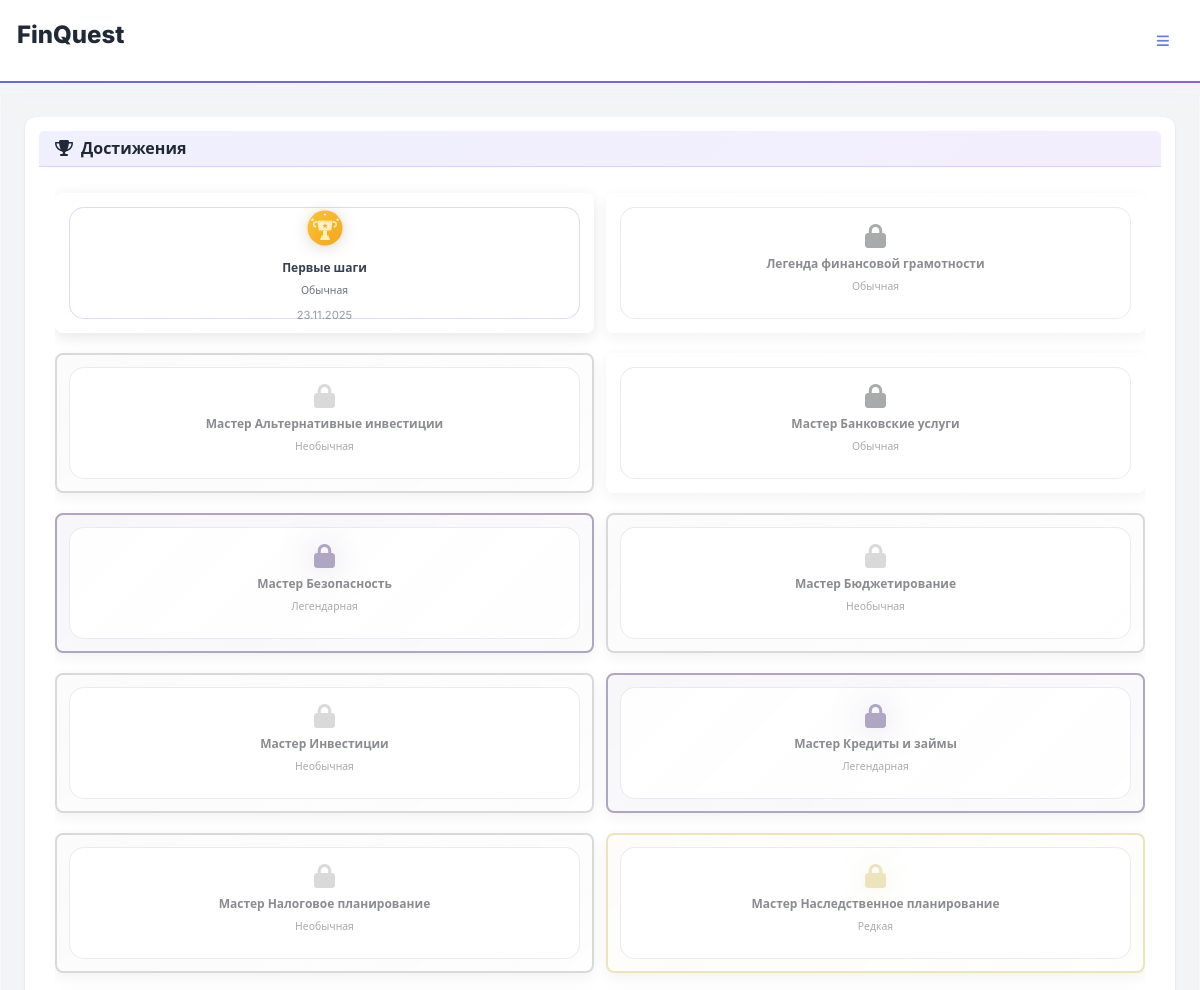
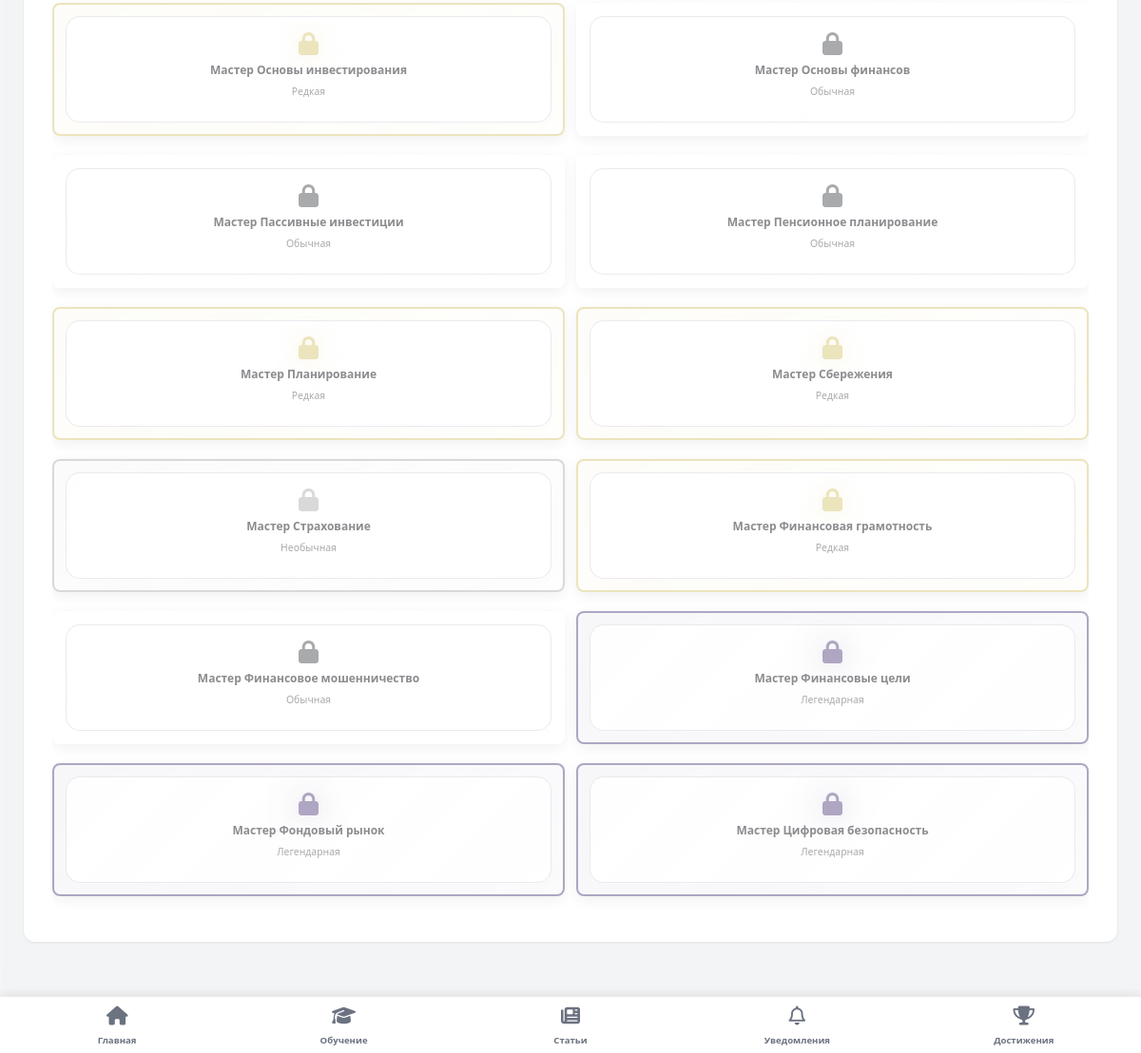
Screenshot of /accounts/achievements/ (signed in) with the database file from the repository (2 pictures, top to bottom).
### game/models.py (models this page shows, shortened)
class Achievement(models.Model):
    RARITY_CHOICES = [
        ('common', 'Обычная'),
        ('uncommon', 'Необычная'),
        ('rare', 'Редкая'),
        ('legendary', 'Легендарная'),
    ]
    CATEGORY_CHOICES = [
        ('progress', 'Прогресс'),
        ('streak', 'Серии'),
        ('points', 'Очки'),
        ('coins', 'Монеты'),
        ('levels', 'Уровни'),
        ('special', 'Особые'),
    ]
    name = models.CharField(max_length=100, unique=True)
    description = models.TextField()
    rarity = models.CharField(max_length=20, choices=RARITY_CHOICES, default='common')
    category = models.CharField(max_length=20, choices=CATEGORY_CHOICES, default='progress')
    badge_image = models.ImageField(upload_to='badges/', blank=True, null=True)
    icon = models.CharField(max_length=50, default="fa-trophy")  # Font Awesome иконка
    points_reward = models.IntegerField(default=0)  # Дополнительные очки за получение
    coins_reward = models.IntegerField(default=0)   # Дополнительные монеты за получение
    def get_rarity_class(self):
        return f"achievement-{self.rarity}"

class UserAchievement(models.Model):
    user = models.ForeignKey('accounts.User', on_delete=models.CASCADE)
    achievement = models.ForeignKey(Achievement, on_delete=models.CASCADE)
    earned_at = models.DateTimeField(auto_now_add=True)
    class Meta:
        unique_together = ('user', 'achievement')
        verbose_name = "Полученное достижение"
        verbose_name_plural = "Полученные достижения"

### accounts/views.py (the view)
# urls.py: path('achievements/', views.mobile_achievements, name='mobile_achievements'),
@login_required
@login_required
def mobile_achievements(request):
    user = request.user
    user_achievements = UserAchievement.objects.filter(user=user).select_related('achievement').order_by('-earned_at')
    all_achievements = []
    system_achievements = Achievement.objects.filter(
        name__in=['Первые шаги', 'Легенда финансовой грамотности']
    )
    for achievement in system_achievements:
        user_achievement = UserAchievement.objects.filter(
            user=user, achievement=achievement
        ).first()
        all_achievements.append({
            'achievement': achievement,
            'earned': user_achievement is not None,
            'earned_at': user_achievement.earned_at if user_achievement else None
        })
    rarity_levels = ['common', 'uncommon', 'rare', 'legendary']
    icon_classes = ['fa-solid fa-star', 'fa-solid fa-gem', 'fa-solid fa-trophy', 'fa-solid fa-crown']
    for index, topic in enumerate(Topic.objects.all()):
        achievement_name = f"Мастер {topic.name}"
        achievement_description = f"Пройдены все уровни по теме «{topic.name}»"
        rarity_index = index % len(rarity_levels)
        rarity = rarity_levels[rarity_index]
        icon = icon_classes[rarity_index]
        achievement, _ = Achievement.objects.get_or_create(
            name=achievement_name,
            defaults={
                "description": achievement_description,
                "rarity": rarity,
                "icon": icon
            }
        )
        if not achievement.rarity:
            achievement.rarity = rarity
            achievement.icon = icon
            achievement.save()
        user_achievement = UserAchievement.objects.filter(
            user=user, achievement=achievement
        ).first()
        all_achievements.append({
            'achievement': achievement,
            'earned': user_achievement is not None,
            'earned_at': user_achievement.earned_at if user_achievement else None
        })
    achievements = sorted(all_achievements, key=lambda x: (not x['earned'], x['achievement'].name))
    return render(request, 'accounts/mobile_achievements.html', {
        'achievements': achievements,
    })

### accounts/models.py (called while the page is built)
    def get_avatar_display(self):
        if self.avatar:
            return self.avatar.url
        elif self.default_avatar:
            return f"/static/avatars/default/{self.default_avatar}.svg"
        else:
            return None

### game/context_processors.py (called while the page is built)
def notifications_context(request):
    try:
        if request.user.is_authenticated:
            return {
                'unread_notifications_count': Notification.objects.filter(
                    user=request.user,
                    is_read=False
                ).count()
            }
    except Exception:
        pass
    return {'unread_notifications_count': 0}

def mobile_view_context(request):
    user_agent = request.META.get('HTTP_USER_AGENT', '').lower()
    mobile_keywords = [
        'mobile', 'android', 'iphone', 'ipod', 'ipad',
        'blackberry', 'windows phone', 'webos', 'opera mini',
        'iemobile', 'mobile safari'
    ]
    is_mobile = any(keyword in user_agent for keyword in mobile_keywords)
    if 'force_mobile_view' in request.session:
        is_mobile = request.session['force_mobile_view']
    return {
        'mobile_view': is_mobile
    }

def achievements_context(request):
    if request.user.is_authenticated:
        user_achievements = UserAchievement.objects.filter(
            user=request.user
        ).select_related('achievement').order_by('-earned_at')[:10]
        achievements_list = []
        for ua in user_achievements:
            achievements_list.append({
                'achievement': ua.achievement,
                'earned_at': ua.earned_at
            })
        return {
            'mobile_achievements': achievements_list,
            'mobile_achievements_count': UserAchievement.objects.filter(user=request.user).count()
        }
    return {
        'mobile_achievements': [],
        'mobile_achievements_count': 0
    }

### templates/accounts/mobile_achievements.html (shortened to what this page needs)
{% extends 'base.html' %}
{% load static %}
{% block content %}
<div class="container-fluid">
  <div class="row">
    <div class="col-12">
      <div class="card gaming-achievements-card">
        <div class="card-header">
          <h4 class="mb-0"><i class="fa-solid fa-trophy me-2"></i>Достижения</h4>
        </div>
        <div class="card-body d-flex flex-column">
          {% if achievements %}
            <div class="achievements-wrapper">
              <div class="achievements-container">
                {% for achievement_data in achievements %}
                <div class="achievement-card {% if not achievement_data.earned %}achievement-locked{% endif %} {{ achievement_data.achievement.get_rarity_class }}"
                     onclick="flipAchievement(this)">
                  <div class="achievement-card-inner">
                    <div class="achievement-front">
                    <div class="achievement-icon mb-2 achievement-icon-{{ achievement_data.achievement.rarity }}">
                      {% if achievement_data.earned %}
                        <img src="{% static 'images/achievements/' %}{% if 'Первый шаг' in achievement_data.achievement.name %}first_step{% elif 'Открыть финансовую грамотность' in achievement_data.achievement.name %}unlock_literacy{% elif 'основных знаний' in achievement_data.achievement.name %}master_basics{% elif 'базовых навыков' in achievement_data.achievement.name %}master_skills{% elif 'бюджетирования' in achievement_data.achievement.name %}master_budget{% elif 'сбережений' in achievement_data.achievement.name %}master_savings{% elif 'кредитов' in achievement_data.achievement.name %}master_credit{% elif 'банковских услуг' in achievement_data.achievement.name %}master_banking{% elif 'акционерия' in achievement_data.achievement.name or 'Акци' in achievement_data.achievement.name %}master_stocks{% elif 'долговых инструментов' in achievement_data.achievement.name or 'Облигаци' in achievement_data.achievement.name %}master_bonds{% elif 'недвижимости' in achievement_data.achievement.name %}master_realestate{% elif 'криптовалют' in achievement_data.achievement.name %}master_crypto{% elif 'пенсион' in achievement_data.achievement.name %}master_retirement{% elif 'налог' in achievement_data.achievement.name %}master_taxes{% elif 'страхов' in achievement_data.achievement.name %}master_insurance{% elif 'целей' in achievement_data.achievement.name or 'постановки' in achievement_data.achievement.name %}master_goals{% elif 'мошенн' in achievement_data.achievement.name %}master_fraud{% elif 'информационной безопасности' in achievement_data.achievement.name or 'данных' in achievement_data.achievement.name %}master_privacy{% elif 'юридической' in achievement_data.achievement.name %}master_legal{% elif 'риск' in achievement_data.achievement.name %}master_risks{% elif 'планирования' in achievement_data.achievement.name %}master_planning{% elif 'финансовой безопасности' in achievement_data.achievement.name %}master_security{% elif 'финансовой грамотности' in achievement_data.achievement.name %}master_financial{% elif achievement_data.achievement.category == 'streak' %}streak{% elif achievement_data.achievement.category == 'points' %}points{% elif achievement_data.achievement.category == 'coins' %}coins{% elif achievement_data.achievement.rarity == 'legendary' %}legendary{% else %}trophy{% endif %}.svg"
                             alt="{{ achievement_data.achievement.name }}"
                             class="achievement-svg" />
                      {% else %}
                        <i class="fa-solid fa-lock"></i>
                      {% endif %}
                    </div>
                    <div class="achievement-name small">{{ achievement_data.achievement.name }}</div>
                    <div class="achievement-rarity text-muted" style="font-size: 0.6rem;">
                      {{ achievement_data.achievement.get_rarity_display }}
                    </div>
                    {% if achievement_data.earned and achievement_data.earned_at %}
                      <div class="achievement-date text-muted" style="font-size: 0.7rem;">{{ achievement_data.earned_at|date:"d.m.Y" }}</div>
                      {% endif %}
                    </div>
                    {% if achievement_data.earned %}
                      <div class="achievement-back">
                        <div class="achievement-description">
                          <h6 class="achievement-back-title">🏆 Достижение получено!</h6>
                          <p class="achievement-back-text">{{ achievement_data.achievement.description }}</p>
                          <div class="achievement-back-date">
                            <i class="fa-solid fa-calendar me-1"></i>
                            {{ achievement_data.earned_at|date:"d.m.Y в H:i" }}
                          </div>
                          <div class="achievement-back-emoji">
                            {% if achievement_data.achievement.rarity == 'common' %}🥉{% elif achievement_data.achievement.rarity == 'uncommon' %}🥈{% elif achievement_data.achievement.rarity == 'rare' %}🥇{% elif achievement_data.achievement.rarity == 'legendary' %}💎{% endif %}
                          </div>
                        </div>
                      </div>
                    {% endif %}
                  </div>
                </div>
                {% endfor %}
              </div>
            </div>
          {% else %}
            <div class="text-center py-4">
              <div class="text-muted mb-2">🎯</div>
              <p class="text-muted">Нет достижений. Пройди первый уровень!</p>
            </div>
          {% endif %}
        </div>
      </div>
    </div>
  </div>
</div>
{% endblock %}

### static/css/finquest.css (style rules this page uses)
:root { --game-primary: #4f46e5; --game-secondary: #db2777; --game-accent: #d97706; --game-success: #059669; --game-danger: #dc2626; --game-dark: #111827; --game-surface: #f8fafc; --game-text: #0f172a; }
body { font-family: 'Inter', system-ui, -apple-system, Segoe UI, Roboto, sans-serif; color: var(--game-text); background: linear-gradient(135deg, #0f0f23 0%, #1a1a3e 25%, #2d1b69 50%, #1a1a3e 75%, #0f0f23 100%); min-height: 100vh; background-attachment: fixed; position: relative; overflow-x: hidden; }
body::before { content: ''; position: fixed; top: 0; left: 0; width: 100%; height: 100%; background: radial-gradient(circle at 20% 80%, rgba(120, 119, 198, 0.3) 0%, transparent 50%), radial-gradient(circle at 80% 20%, rgba(255, 119, 198, 0.3) 0%, transparent 50%), radial-gradient(circle at 40% 40%, rgba(120, 219, 255, 0.2) 0%, transparent 50%); animation: backgroundShift 20s ease-in-out infinite; z-index: -1; }
.card { border: none; background: linear-gradient(135deg, rgba(255,255,255,0.98) 0%, rgba(255,255,255,0.92) 100%); backdrop-filter: blur(20px); border-radius: 16px; box-shadow: 0 8px 32px rgba(0,0,0,0.2), 0 0 40px rgba(120, 119, 198, 0.15), inset 0 1px 0 rgba(255,255,255,0.2); border: 1px solid rgba(255,255,255,0.4); transition: all 0.3s ease; position: relative; overflow: hidden; color: var(--game-text); }
.card::before { content: ''; position: absolute; top: 0; left: -100%; width: 100%; height: 100%; background: linear-gradient(90deg, transparent, rgba(255,255,255,0.4), transparent); transition: left 0.6s ease; z-index: 1; }
.achievement-locked { opacity: 0.6; filter: grayscale(0.7); }
.achievement-card { position: relative; overflow: hidden; }
.achievement-card::before { content: ''; position: absolute; top: 0; left: 0; right: 0; bottom: 0; background: linear-gradient(45deg, transparent, rgba(255, 215, 0, 0.1), transparent); transform: translateX(-100%); transition: transform 0.6s ease; }
.gaming-achievements-card { background: linear-gradient(135deg, rgba(255, 255, 255, 0.95) 0%, rgba(255, 255, 255, 0.85) 100%); backdrop-filter: blur(20px); border: 1px solid rgba(99, 102, 241, 0.2); box-shadow: 0 8px 32px rgba(0, 0, 0, 0.1); }
.gaming-achievements-card .card-header { background: linear-gradient(135deg, rgba(99, 102, 241, 0.1) 0%, rgba(139, 92, 246, 0.1) 100%); border-bottom: 1px solid rgba(99, 102, 241, 0.2); }
.achievement-common { border: 2px solid #ffffff !important; background: linear-gradient(135deg, rgba(255, 255, 255, 0.1) 0%, rgba(255, 255, 255, 0.05) 100%) !important; }
.achievement-uncommon { border: 2px solid #c0c0c0 !important; background: linear-gradient(135deg, rgba(192, 192, 192, 0.1) 0%, rgba(192, 192, 192, 0.05) 100%) !important; box-shadow: 0 0 10px rgba(192, 192, 192, 0.3); }
.achievement-rare { border: 2px solid #ffd700 !important; background: linear-gradient(135deg, rgba(255, 215, 0, 0.1) 0%, rgba(255, 215, 0, 0.05) 100%) !important; box-shadow: 0 0 15px rgba(255, 215, 0, 0.4); animation: goldGlow 3s ease-in-out infinite; }
.achievement-legendary { border: 2px solid #8b5cf6 !important; background: linear-gradient(135deg, rgba(139, 92, 246, 0.1) 0%, rgba(139, 92, 246, 0.05) 100%) !important; box-shadow: 0 0 20px rgba(139, 92, 246, 0.5); animation: legendaryGlow 2s ease-in-out infinite; }
.achievement-icon-common { color: #6b7280 !important; }
.achievement-icon-uncommon { color: #c0c0c0 !important; }
.achievement-icon-rare { color: #ffd700 !important; filter: drop-shadow(0 0 10px rgba(255, 215, 0, 0.5)); }
.achievement-icon-legendary { color: #8b5cf6 !important; filter: drop-shadow(0 0 15px rgba(139, 92, 246, 0.5)); }
.achievement-icon { font-size: 32px; line-height: 1; }
.achievement-name { font-weight: 600; color: #374151; margin-bottom: 4px; }
.achievement-date { color: #9ca3af; }

### static/css/mobile-app.css (style rules this page uses)
body.mobile-view { scroll-behavior: smooth; -webkit-overflow-scrolling: touch; }

### templates/base.html (style rules this page uses)
body { padding-bottom: 0; }
.achievement-description { font-size: 1.1rem; opacity: 0.9; }

### rows the page displays
Achievement: achievement.name "Первые шаги", achievement.rarity "Обычная", earned_at "23.11.2025", earned_at "23.11.2025 в 08:00"
Achievement: achievement.name "Легенда финансовой грамотности", achievement.rarity "Обычная"
Achievement: achievement.name "Мастер Альтернативные инвестиции", achievement.rarity "Необычная"
Achievement: achievement.name "Мастер Банковские услуги", achievement.rarity "Обычная"
Achievement: achievement.name "Мастер Безопасность", achievement.rarity "Легендарная"
Achievement: achievement.name "Мастер Бюджетирование", achievement.rarity "Необычная"
Achievement: achievement.name "Мастер Инвестиции", achievement.rarity "Необычная"
Achievement: achievement.name "Мастер Кредиты и займы", achievement.rarity "Легендарная"
Achievement: achievement.name "Мастер Налоговое планирование", achievement.rarity "Необычная"
Achievement: achievement.name "Мастер Наследственное планирование", achievement.rarity "Редкая"
Achievement: achievement.name "Мастер Основы инвестирования", achievement.rarity "Редкая"
Achievement: achievement.name "Мастер Основы финансов", achievement.rarity "Обычная"
Achievement: achievement.name "Мастер Пассивные инвестиции", achievement.rarity "Обычная"
Achievement: achievement.name "Мастер Пенсионное планирование", achievement.rarity "Обычная"
Achievement: achievement.name "Мастер Планирование", achievement.rarity "Редкая"
Achievement: achievement.name "Мастер Сбережения", achievement.rarity "Редкая"
Achievement: achievement.name "Мастер Страхование", achievement.rarity "Необычная"
Achievement: achievement.name "Мастер Финансовая грамотность", achievement.rarity "Редкая"
Achievement: achievement.name "Мастер Финансовое мошенничество", achievement.rarity "Обычная"
Achievement: achievement.name "Мастер Финансовые цели", achievement.rarity "Легендарная"
Achievement: achievement.name "Мастер Фондовый рынок", achievement.rarity "Легендарная"
Achievement: achievement.name "Мастер Цифровая безопасность", achievement.rarity "Легендарная"
